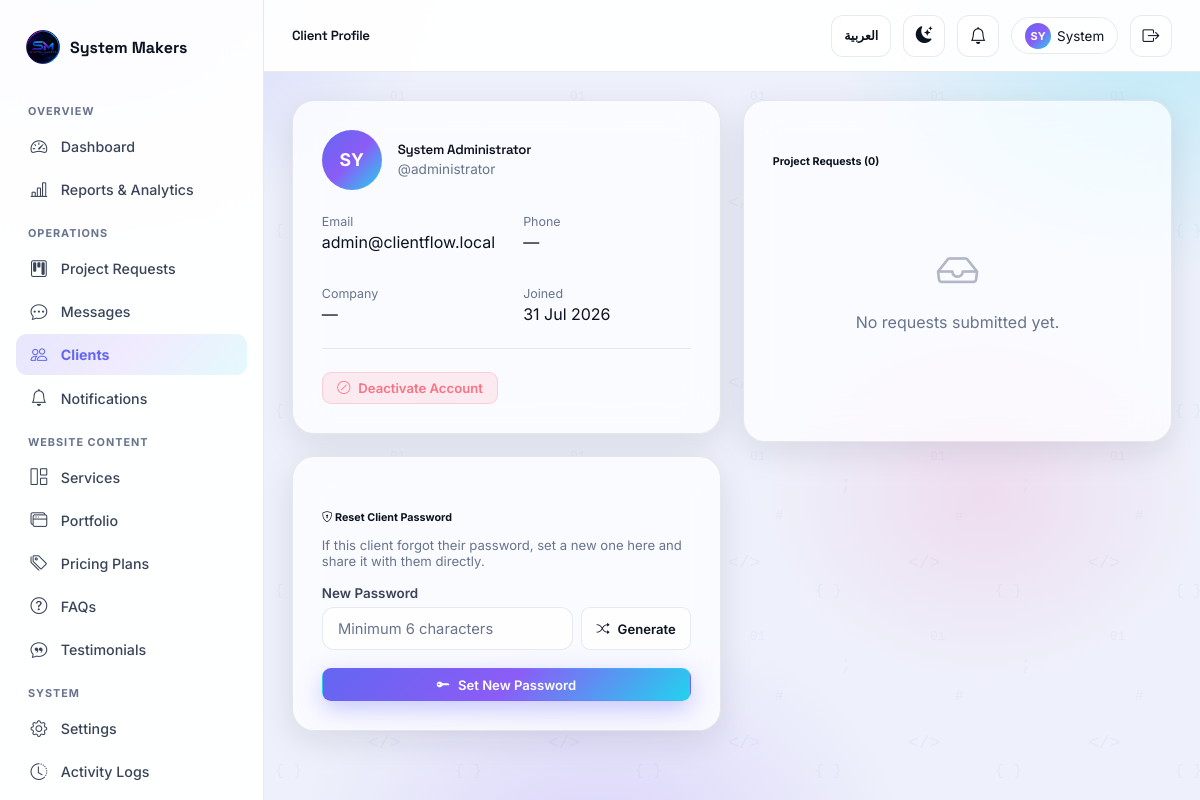
/admin/users/1 (signed in), run on the app's committed database.
### app/models/user.py (models this page shows, shortened)
class User(UserMixin, db.Model):
    __tablename__ = "users"
    id = db.Column(db.Integer, primary_key=True)
    full_name = db.Column(db.String(150), nullable=False)
    username = db.Column(db.String(80), unique=True, nullable=False, index=True)
    email = db.Column(db.String(150), unique=True, nullable=False, index=True)
    phone = db.Column(db.String(40))
    company = db.Column(db.String(150))
    password_hash = db.Column(db.String(255), nullable=False)
    role = db.Column(db.String(20), nullable=False, default="client")  # admin | client
    avatar_url = db.Column(db.String(255), default="")
    is_active_account = db.Column(db.Boolean, default=True)
    email_verified = db.Column(db.Boolean, default=False)
    verification_token = db.Column(db.String(100))
    reset_token = db.Column(db.String(100))
    reset_token_expires = db.Column(db.DateTime)
    created_at = db.Column(db.DateTime, default=lambda: datetime.now(timezone.utc))
    last_login = db.Column(db.DateTime)
    requests = db.relationship("ProjectRequest", backref="owner", lazy="dynamic",
                                foreign_keys="ProjectRequest.user_id")
    sent_messages = db.relationship("Message", backref="sender", lazy="dynamic",
                                     foreign_keys="Message.sender_id")
    notifications = db.relationship("Notification", backref="user", lazy="dynamic")
    @property
    def is_active(self):
        return self.is_active_account
    @property
    def is_admin(self) -> bool:
        return self.role == "admin"
    @property
    def unread_notifications_count(self) -> int:
        return self.notifications.filter_by(is_read=False).count()

### app/routes/admin.py (the view)
@admin_bp.route("/users/<int:user_id>")
def user_detail(user_id):
    user = User.query.get_or_404(user_id)
    requests_list = user.requests.order_by(ProjectRequest.created_at.desc()).all()
    return render_template("admin/user_detail.html", user=user, requests=requests_list)

### app/models/__init__.py (called while the page is built)
@login_manager.user_loader
def load_user(user_id):
    return User.query.get(int(user_id))

### app/routes/admin.py (called while the page is built)
@admin_bp.before_request
@login_required
@admin_required
def require_admin():
    pass

### app/translations.py (called while the page is built)
def get_translator(lang: str):
    table = TRANSLATIONS.get(lang, TRANSLATIONS["en"])
    fallback = TRANSLATIONS["en"]
    def t(key: str) -> str:
        return table.get(key) or fallback.get(key) or key
    return t

### app/templates/admin/user_detail.html (shortened to what this page needs)
{% extends "layout_dashboard.html" %}
{% block page_title %}Client Profile{% endblock %}
{% block sidebar %}{% include "partials/admin_sidebar.html" %}{% endblock %}
{% block dash_content %}
<div class="grid-2" style="align-items:start; gap:22px;">
  <div>
    <div class="glass" style="padding:1.8rem; margin-bottom:22px;">
      <div style="display:flex; align-items:center; gap:16px; margin-bottom:20px;">
        <div class="avatar-circle" style="width:60px;height:60px; font-size:1.1rem;">{{ user.full_name[:2]|upper }}</div>
        <div>
          <h5 style="margin:0;">{{ user.full_name }}</h5>
          <span class="text-muted-2" style="font-size:.85rem;">@{{ user.username }}</span>
        </div>
      </div>
      <div class="grid-2">
        <div><span class="text-muted-2" style="font-size:.78rem;">Email</span><p style="margin:2px 0;">{{ user.email }}</p></div>
        <div><span class="text-muted-2" style="font-size:.78rem;">Phone</span><p style="margin:2px 0;">{{ user.phone or '—' }}</p></div>
        <div><span class="text-muted-2" style="font-size:.78rem;">Company</span><p style="margin:2px 0;">{{ user.company or '—' }}</p></div>
        <div><span class="text-muted-2" style="font-size:.78rem;">Joined</span><p style="margin:2px 0;">{{ user.created_at.strftime('%d %b %Y') }}</p></div>
      </div>
      <div class="divider"></div>
      <form method="POST" action="{{ url_for('admin.toggle_user_active', user_id=user.id) }}">
        {% if user.is_active_account %}
        <button type="submit" class="btn btn-danger-soft btn-sm"><i class="bi bi-slash-circle"></i> Deactivate Account</button>
        {% else %}
        <button type="submit" class="btn btn-grad btn-sm"><i class="bi bi-check-circle"></i> Activate Account</button>
        {% endif %}
      </form>
    </div>
    <div class="glass" style="padding:1.8rem;">
      <h6 style="margin-bottom:6px;"><i class="bi bi-shield-lock"></i> Reset Client Password</h6>
      <p class="text-muted-2" style="font-size:.82rem; margin-bottom:16px;">
        If this client forgot their password, set a new one here and share it with them directly.
      </p>
      <form method="POST" action="{{ url_for('admin.admin_reset_user_password', user_id=user.id) }}"
            onsubmit="return confirm('Set this new password for ' + {{ user.full_name|tojson }} + '?');">
        <div class="field-group">
          <label class="form-label">New Password</label>
          <div style="display:flex; gap:8px;">
            <input type="text" name="new_password" id="newPasswordField" class="form-control mono" placeholder="Minimum 6 characters" required minlength="6">
            <button type="button" class="btn btn-ghost btn-sm" onclick="generatePassword()"><i class="bi bi-shuffle"></i> Generate</button>
          </div>
        </div>
        <button type="submit" class="btn btn-grad btn-block btn-sm"><i class="bi bi-key-fill"></i> Set New Password</button>
      </form>
    </div>
  </div>
  <div class="glass" style="padding:1.8rem;">
    <h6 style="margin-bottom:14px;">Project Requests ({{ requests|length }})</h6>
    {% for r in requests %}
    <a href="{{ url_for('admin.request_detail', request_id=r.id) }}" style="display:flex; justify-content:space-between; align-items:center; padding:.7rem 0; border-bottom:1px solid var(--border-soft);">
      <div>
        <div style="font-weight:600; font-size:.87rem;">{{ r.project_name }}</div>
        <div class="text-muted-2 mono" style="font-size:.74rem;">{{ r.ticket_number }}</div>
      </div>
      <span class="badge-soft badge-{{ r.status_color }}">{{ r.status }}</span>
    </a>
    {% else %}
    <div class="empty-state"><i class="bi bi-inbox"></i><p>No requests submitted yet.</p></div>
    {% endfor %}
  </div>
</div>
{% endblock %}

### app/templates/layout_dashboard.html (shortened to what this page needs)
{% extends "base.html" %}
{% block body %}
<div class="app-shell">
  <aside class="sidebar" id="sidebar">
    <div class="sidebar-brand">
      <span class="brand-mark" style="background:transparent; box-shadow:none;"><img src="{{ url_for('static', filename='images/brand/logo_256.png') }}" alt="System Makers" style="width:100%;height:100%;object-fit:contain;"></span>
      <span style="font-family:'Space Grotesk',sans-serif; font-weight:700;">System Makers</span>
    </div>
    {% block sidebar %}{% endblock %}
  </aside>
  <div class="main-content">
    <div class="topbar">
      <div style="display:flex; align-items:center; gap:14px;">
        <h5 style="margin:0;">{% block page_title %}Dashboard{% endblock %}</h5>
      </div>
      <div style="display:flex; align-items:center; gap:12px;">
        <a href="{{ url_for('main.set_language', lang_code='ar' if lang == 'en' else 'en') }}" class="theme-toggle lang-toggle" style="width:auto; padding:0 12px; font-size:.78rem; font-weight:700;" title="Switch language">
          {{ t('lang_switch') }}
        </a>
        <button class="theme-toggle" data-theme-toggle title="Toggle theme">
          <i class="bi bi-sun-fill" data-theme-icon></i>
        </button>
        <a href="{{ url_for('admin.notifications') if current_user.is_admin else url_for('client.notifications') }}"
           class="theme-toggle" style="position:relative;" title="Notifications">
          <i class="bi bi-bell"></i>
        </a>
        <div class="chip" style="cursor:pointer;">
          <div class="avatar-circle" style="width:26px; height:26px; font-size:.68rem;">{{ current_user.full_name[:2]|upper }}</div>
          <span style="font-size:.84rem;">{{ current_user.full_name.split(' ')[0] }}</span>
        </div>
        <a href="{{ url_for('auth.logout') }}" class="theme-toggle" title="Logout"><i class="bi bi-box-arrow-right"></i></a>
      </div>
    </div>
    <div class="content-area">
      {% block dash_content %}{% endblock %}
    </div>
  </div>
</div>
{% endblock %}

### data on the page
User: full_name "SY", full_name "System", full_name "System Administrator", username "administrator", email "admin@clientflow.local", phone "—", company "—", created_at "31 Jul 2026"

### other printed values
{{ t('sidebar_overview') }} "OVERVIEW"
{{ t('admin_dashboard') }} "Dashboard"
{{ t('admin_reports') }} "Reports & Analytics"
{{ t('sidebar_operations') }} "OPERATIONS"
{{ t('admin_requests') }} "Project Requests"
{{ t('admin_messages') }} "Messages"
{{ t('admin_clients') }} "Clients"
{{ t('admin_notifications') }} "Notifications"
{{ t('sidebar_content') }} "WEBSITE CONTENT"
{{ t('admin_services') }} "Services"
{{ t('admin_portfolio') }} "Portfolio"
{{ t('admin_pricing') }} "Pricing Plans"
{{ t('admin_faqs') }} "FAQs"
{{ t('admin_testimonials') }} "Testimonials"
{{ t('sidebar_system') }} "SYSTEM"
